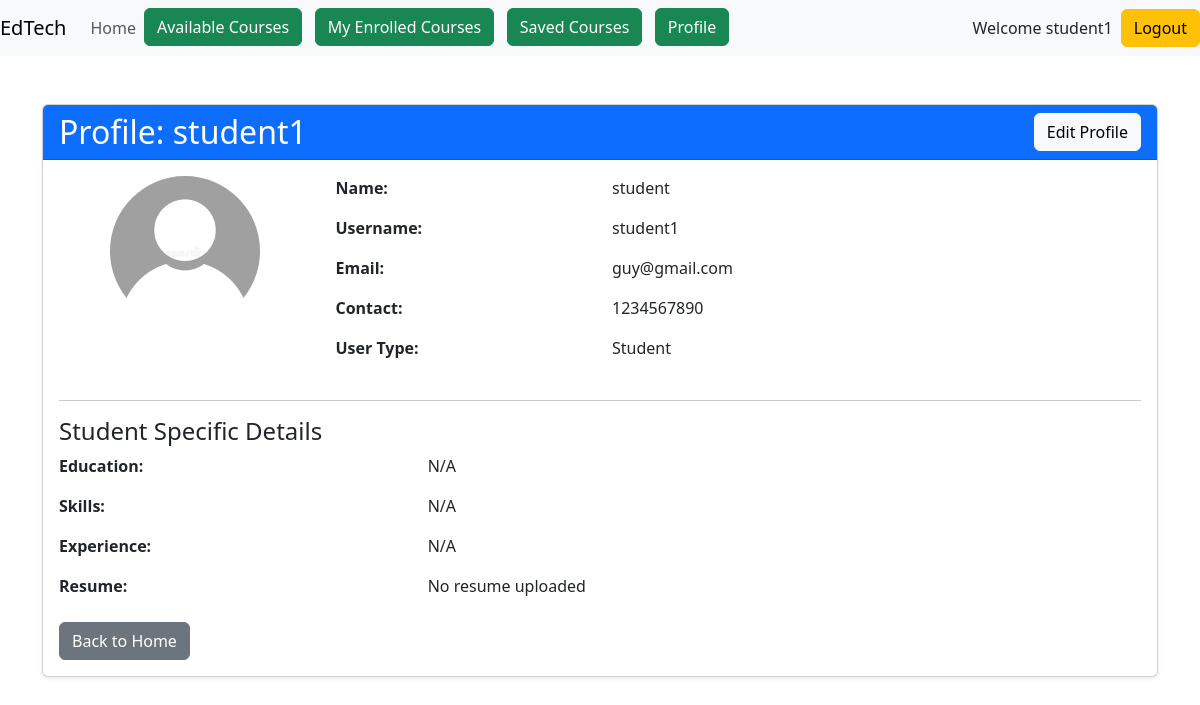
The page /accounts/profile/ (signed in) on the database as committed earlier.
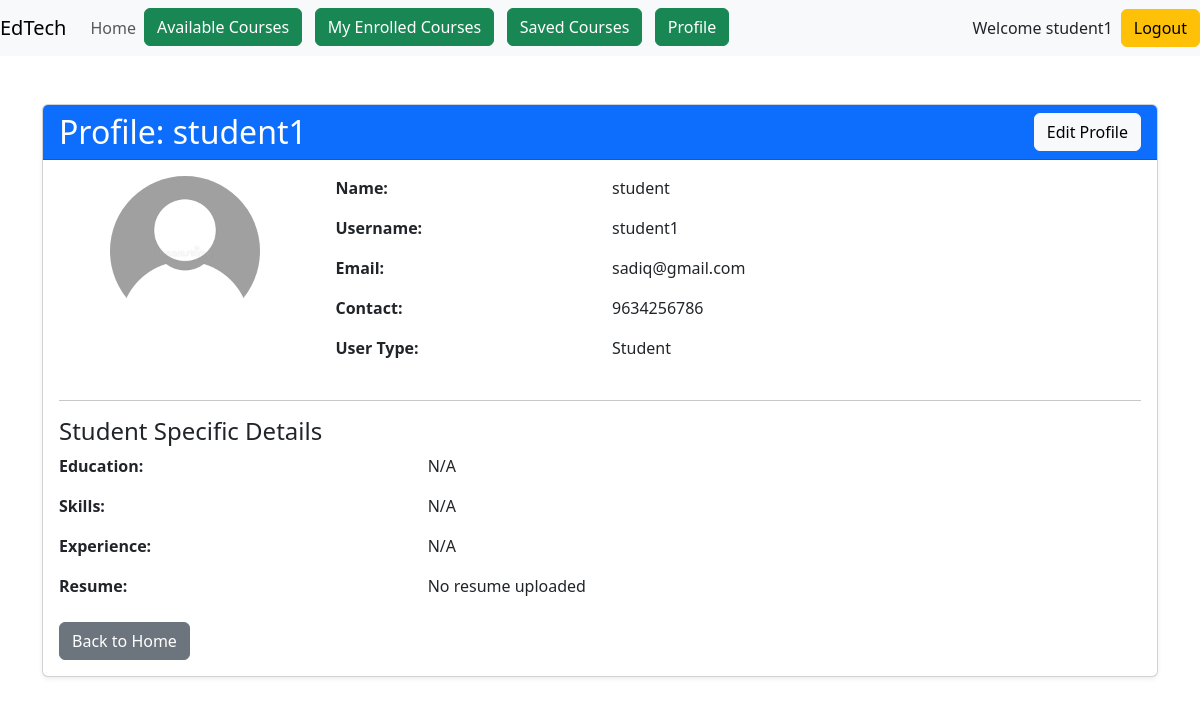
The same page on the database as committed later.
### accounts/models.py (models this page shows)
class User(AbstractUser):
    name = models.CharField(max_length=70, default='name')
    contact = models.CharField(max_length=13)
    user_type = models.CharField(
        max_length=1,
        choices=(
            ('I', "Instructor"),
            ('S', "Student"),
        ),
    )
    def get_profile_photo_url(self):
        if (
            self.user_type == 'S'
            and hasattr(self, 'studentprofile')
            and self.studentprofile.profile_photo
        ):
            return self.studentprofile.profile_photo.url
        elif (
            self.user_type == 'I'
            and hasattr(self, 'instructorprofile')
            and self.instructorprofile.profile_photo
        ):
            return self.instructorprofile.profile_photo.url
        return '/static/images/default_pfp.png'

### accounts/views.py (the view)
# urls.py: path('profile/',views.profile_details,name='profile_details'),
def profile_details(request):
    user = request.user
    profile = None
    if request.user.user_type == 'I':
        profile = get_object_or_404(InstructorProfile, user=user)
    elif request.user.user_type == 'S':
        profile = get_object_or_404(StudentProfile, user=user)
    context = {
        'profile': profile,
        'user_obj': user
    }
    return render(request, 'accounts/profile.html', context)

### accounts/templates/accounts/profile.html (shortened to what this page needs)
{% extends 'base.html' %}
{% block main %}
<div class="container mt-5">
    <div class="card shadow-sm">
        <div class="card-header bg-primary text-white">
            <div class="d-flex justify-content-between align-items-center">
                <h2 class="mb-0">Profile: {{ user_obj.username }}</h2>
                {% if user_obj == request.user %}
                    <a href="{% url 'profile_update' %}" class="btn btn-light">Edit Profile</a>
                {% endif %}
            </div>
        </div>
        <div class="card-body">
            <div class="row mb-4">
                <div class="col-md-3 text-center">
                    <img src="{{ user_obj.get_profile_photo_url }}"
                         class="rounded-circle mb-3"
                         width="150" height="150" alt="Profile Photo">
                </div>
                <div class="col-md-9">
                    <div class="row mb-3">
                        <div class="col-md-4"><strong>Name:</strong></div>
                        <div class="col-md-8">{{ user_obj.name }}</div>
                    </div>
                    <div class="row mb-3">
                        <div class="col-md-4"><strong>Username:</strong></div>
                        <div class="col-md-8">{{ user_obj.username }}</div>
                    </div>
                    <div class="row mb-3">
                        <div class="col-md-4"><strong>Email:</strong></div>
                        <div class="col-md-8">{{ user_obj.email }}</div>
                    </div>
                    <div class="row mb-3">
                        <div class="col-md-4"><strong>Contact:</strong></div>
                        <div class="col-md-8">{{ user_obj.contact }}</div>
                    </div>
                    <div class="row mb-3">
                        <div class="col-md-4"><strong>User Type:</strong></div>
                        <div class="col-md-8">
                            {% if user_obj.user_type == 'S' %} Student
                            {% elif user_obj.user_type == 'I' %} Instructor
                            {% else %} N/A
                            {% endif %}
                        </div>
                    </div>
                </div>
            </div>
            {% if user_obj.user_type == 'S' and profile %}
            <hr>
            <h4>Student Specific Details</h4>
            <div class="row mb-3">
                <div class="col-md-4"><strong>Education:</strong></div>
                <div class="col-md-8">{{ profile.educations|default:"N/A" }}</div>
            </div>
            <div class="row mb-3">
                <div class="col-md-4"><strong>Skills:</strong></div>
                <div class="col-md-8">{{ profile.skills|default:"N/A" }}</div>
            </div>
            <div class="row mb-3">
                <div class="col-md-4"><strong>Experience:</strong></div>
                <div class="col-md-8">{{ profile.experience|default:"N/A" }}</div>
            </div>
            {% if profile.resume %}
            <div class="row mb-3">
                <div class="col-md-4"><strong>Resume:</strong></div>
                <div class="col-md-8">
                    <a href="{{ profile.resume.url }}" target="_blank" class="btn btn-sm btn-info">View Resume</a>
                </div>
            </div>
            {% else %}
            <div class="row mb-3">
                <div class="col-md-4"><strong>Resume:</strong></div>
                <div class="col-md-8">No resume uploaded</div>
            </div>
            {% endif %}
            {% endif %}
            <div class="mt-4">
                <a href="{% url 'home' %}" class="btn btn-secondary">Back to Home</a>
            </div>
        </div>
    </div>
</div>
{% endblock main %}

### templates/base.html (shortened to what this page needs)
<!doctype html>
<html lang="en">
    <head>
        <link
            href="https://cdn.jsdelivr.net/npm/bootstrap@5.3.2/dist/css/bootstrap.min.css"
            rel="stylesheet"
        />
    </head>
    <body>
        <header>
             <nav class="navbar navbar-expand-md navbar-light bg-light">
                <a class="navbar-brand" href="{% url 'home' %}">EdTech</a>
                <div class="collapse navbar-collapse" id="collapsibleNavId">
                    <ul class="navbar-nav mr-auto mt-2 mt-lg-0">
                        <li class="nav-item active">
                            <a class="nav-link" href="{% url "home" %}">Home </a>
                        </li>
                        {% if request.user.is_authenticated %}
                            {% if request.user.user_type == 'I' %}
                                <li class="nav-item">
                                     <a class="btn btn-success" href="{% url 'course_create'%}"> Post Course </a>
                                </li>
                                &nbsp;
                                &nbsp;
                                <li class="nav-item">
                                    <a class="btn btn-success" href="{% url 'my_courses' %}"> My Courses </a>
                                </li>
                            {% elif request.user.user_type == 'S' %}
                                <li class="nav-item">
                                 <a class="btn btn-success" href="{% url 'course_list'%}"> Available Courses </a>
                                </li>
                                <li class="nav-item">
                                    <a class="btn btn-success" href="{% url 'my_enrolled_courses'%}"> My Enrolled Courses </a>
                                </li>
                                <li class="nav-item">
                                    <a class="btn btn-success" href="{% url 'saved_courses' %}"> Saved Courses </a>
                                </li>
                            {% endif %}
                            <li class="nav-item">
                                <a class="btn btn-success" href="{% url 'profile_details' %}"> Profile </a>
                            </li>
                        {% endif %}
                    </ul>
                </div>
                <ul class="navbar-nav ml-auto mt-2 mt-lg-0">
                    {% if not request.user.is_authenticated %}
                        <li class="nav-item" style="list-style-type:none;">
                             <a class="btn btn-success" href="{% url 'login'%}"> Login </a>
                        </li>
                        &nbsp;
                        &nbsp;
                        <li class="nav-item" style="list-style-type:none;">
                            <a class="btn btn-success" href="{% url 'register'%}"> Register </a>
                        </li>
                    {% else %}
                        <p class="my-auto me-2"> Welcome {{request.user.username}}</p>
                        <a class="btn btn-warning" href="{% url "logout" %}">Logout</a>
                    {% endif %}
                </ul>
             </nav>
        </header>
        <main>
            {% block main %}
            {% endblock main %}
        </main>
    </body>
</html>

Rows that differ between the two databases and show on the page:
changed User "student1": email "guy@gmail.com" → "sadiq@gmail.com"; contact "1234567890" → "9634256786"
